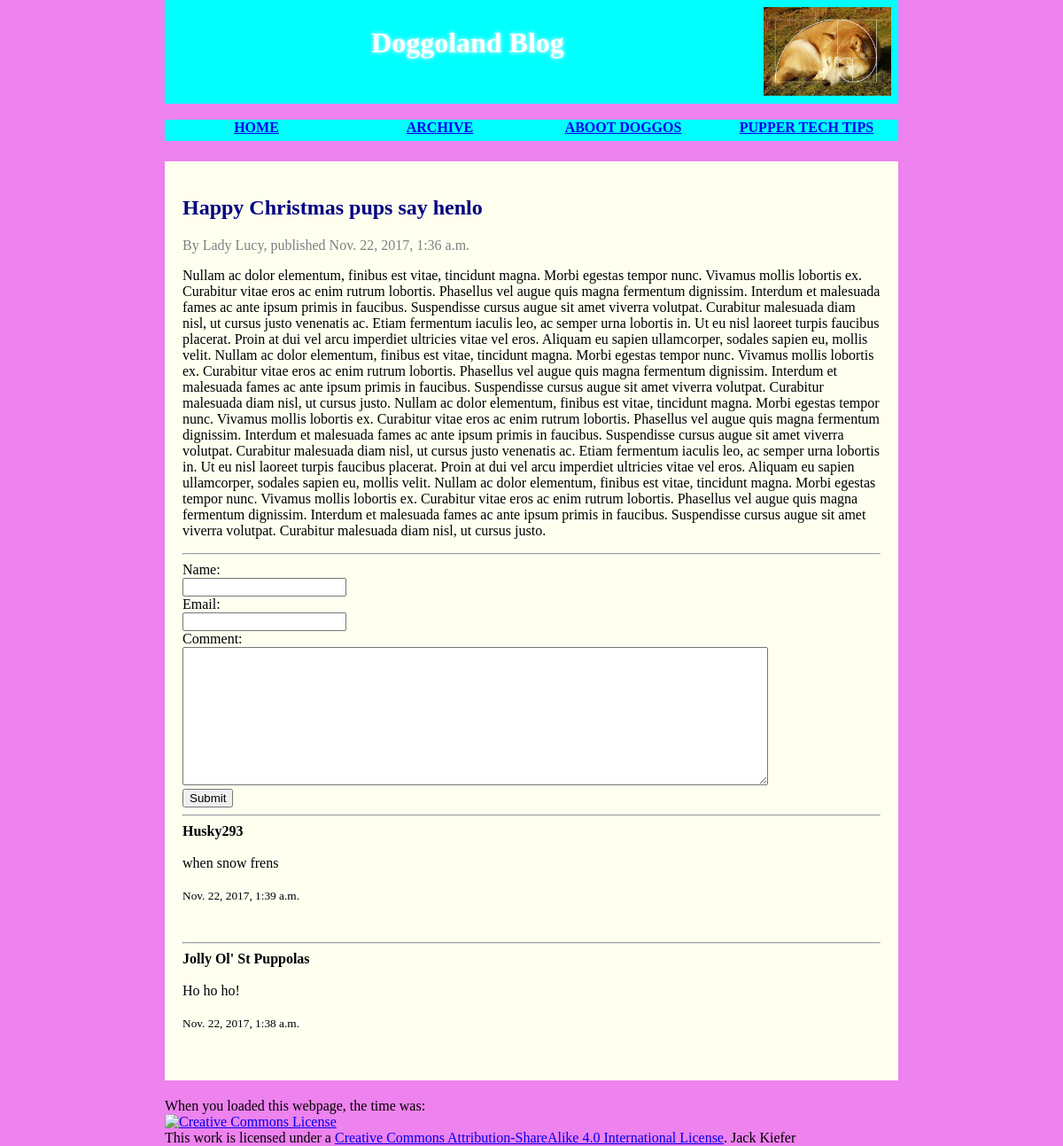
The app's page /blog/4/, older data.
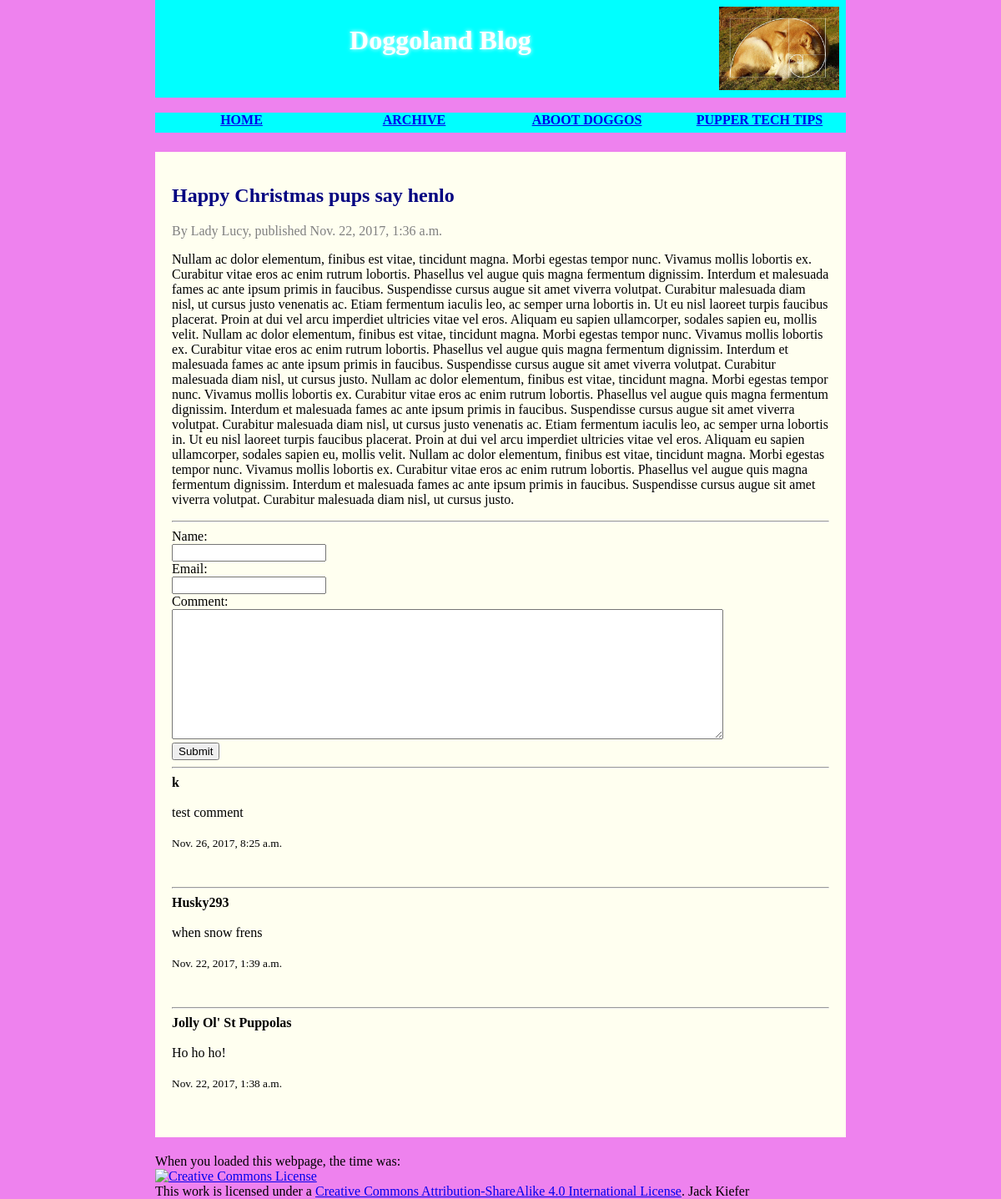
The same page, newer data.
### blog/models.py (models this page shows, shortened)
class Comments(models.Model):
    blog = models.ForeignKey(Blog, on_delete=models.CASCADE)
    commenter_nickname = models.CharField(max_length=50)
    email = models.EmailField()
    content = models.TextField(max_length=1000)
    posted_date = models.DateTimeField('date commented')

### blog/views.py (the view)
# urls.py: url(r'^(?P<blog_id>[0-9]+)/$', views.detail, name='detail'),
def detail(request, blog_id):
    try:
        blog = Blog.objects.get(pk=blog_id)
    except Blog.DoesNotExist:
        raise Http404("Blog post does not exist")
    return render(request, 'blog/detail.html', {'blog': blog})

### blog/templates/blog/detail.html (shortened to what this page needs)
{% load static %}
<!DOCTYPE html>
<html lang="en">
    <head>
        <link rel="stylesheet" type="text/css" href="{% static 'blog/style.css' %}">
    </head>
    <body>
    <header>
        <h1> Doggoland Blog </h1>
        <img src="{% static 'blog/fibbonaci.jpg'%}" alt="f i b b o n a c i  b o y e" />
    </header>
    <nav>
      <ul>
        <li><a href="{% url 'blog:index' %}">Home</a></li>
        <li><a href="{% url 'blog:archive' %}">Archive</a></li>
        <li><a href="{% url 'blog:aboot' %}">Aboot doggos</a></li>
        <li><a href="{% url 'blog:tech' %}">Pupper Tech Tips</a></li>
      </ul>
    </nav>
    <main>
      <article>
<h2>{{ blog.title }}</h2>
<font color="gray">By {{ blog.author_name }}, published {{ blog.posted_date }}</font>
<p>{{ blog.content }}</p>
<hr>
<form action="{% url 'blog:comment' blog.id %}" method="post">
Name:</br>
<input type="text" name="nickname" /><br />
Email:</br>
<input type="email" name="email" /><br/>
Comment:</br>
<textarea name="commentbody" rows="10" cols="80"></textarea>
<br/>
<button type="submit">Submit</button>
</form>
{% for comment in blog.comments_set.all reversed %}
<hr>
<b>{{comment.commenter_nickname}}</b></br></br>
{{comment.content}}<br/></br>
<small>{{comment.posted_date}}</small></br></br></br>
{% endfor %}
      </article>
    </main>
    <footer>
    When you loaded this webpage, the time was: {{ curTime }}
    <br/>
    <a rel="license" href="http://creativecommons.org/licenses/by-sa/4.0/"><img alt="Creative Commons License" style="border-width:0" src="https://i.creativecommons.org/l/by-sa/4.0/88x31.png" /></a><br />This work is licensed under a <a rel="license" href="http://creativecommons.org/licenses/by-sa/4.0/">Creative Commons Attribution-ShareAlike 4.0 International License</a>. Jack Kiefer
    </footer>
   </body>
</html>

Row changes from the older to the newer data that the page shows:
added Comments: commenter_nickname "k", content "test comment", posted_date "Nov. 26, 2017, 8:25 a.m."
